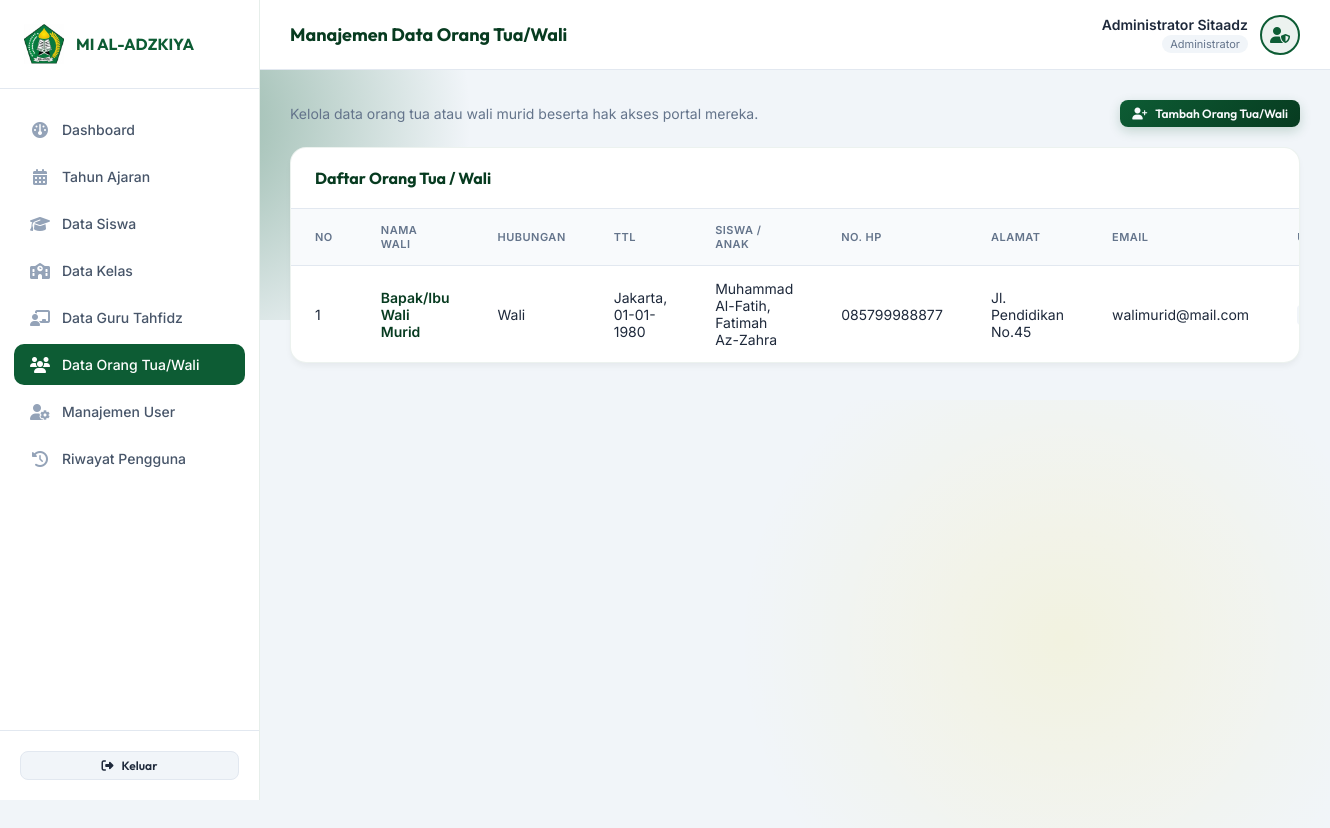
The app's page /admin/orang_tua.php (signed in) with its own data.
### tables this page shows
CREATE TABLE orang_tua (
    id INT AUTO_INCREMENT PRIMARY KEY,
    user_id INT NOT NULL UNIQUE,
    nama_lengkap VARCHAR(100) NOT NULL,
    hubungan ENUM('Ayah','Ibu','Wali') NULL,
    ttl VARCHAR(100) NULL,
    no_hp VARCHAR(20),
    alamat TEXT,
    FOREIGN KEY (user_id) REFERENCES users(id) ON DELETE CASCADE
);

CREATE TABLE users (
    id INT AUTO_INCREMENT PRIMARY KEY,
    username VARCHAR(50) NOT NULL UNIQUE,
    password VARCHAR(255) NOT NULL,
    nama_lengkap VARCHAR(100) NOT NULL,
    email VARCHAR(100) NOT NULL,
    role ENUM('admin', 'guru_tahfidz', 'orang_tua') NOT NULL,
    security_question VARCHAR(255) NOT NULL,
    security_answer VARCHAR(255) NOT NULL,
    created_at TIMESTAMP DEFAULT CURRENT_TIMESTAMP
);

### admin/orang_tua.php (the view, shortened to what this page needs)
<?php
require_once 'header.php';
$list_ortu = [];
$ortu_anak = [];
try {
    $list_ortu = $pdo->query("
        SELECT o.*, u.username, u.email
        FROM orang_tua o
        JOIN users u ON o.user_id = u.id
        ORDER BY o.nama_lengkap ASC
    ")->fetchAll();
    $siswa_ortu = $pdo->query("SELECT id, nama_lengkap, orang_tua_id FROM siswa WHERE orang_tua_id IS NOT NULL")->fetchAll();
    foreach ($siswa_ortu as $s) {
        $ortu_anak[$s['orang_tua_id']][] = $s;
    }
} catch (\PDOException $e) {
    $error = 'Gagal memuat data: ' . $e->getMessage();
}
?>
<div style="margin-bottom: 20px; display: flex; justify-content: space-between; align-items: center;">
    <div>
        <p style="font-size: 14px; color: var(--text-muted);">Kelola data orang tua atau wali murid beserta hak akses portal mereka.</p>
    </div>
    <button onclick="showAddModal()" class="btn btn-primary btn-sm" style="width: auto;">
        <i class="fa-solid fa-user-plus"></i> Tambah Orang Tua/Wali
    </button>
</div>
<div class="admin-card-table">
    <div class="admin-card-header">
        <h2>Daftar Orang Tua / Wali</h2>
    </div>
    <div class="table-responsive">
        <table class="table-admin">
            <thead>
                <tr>
                    <th>No</th>
                    <th>Nama Wali</th>
                    <th>Hubungan</th>
                    <th>TTL</th>
                    <th>Siswa / Anak</th>
                    <th>No. HP</th>
                    <th>Alamat</th>
                    <th>Email</th>
                    <th>Username</th>
                </tr>
            </thead>
            <tbody>
                <?php if (empty($list_ortu)): ?>
                    <tr>
                        <td colspan="10" style="text-align: center; color: var(--text-muted);">Belum ada data orang tua/wali.</td>
                    </tr>
                <?php else: ?>
                    <?php $no = 1; foreach ($list_ortu as $ortu): ?>
                        <tr>
                            <td><?php echo $no++; ?></td>
                            <td style="font-weight: 600; color: var(--primary-dark);"><?php echo htmlspecialchars($ortu['nama_lengkap']); ?></td>
                            <td><?php echo htmlspecialchars($ortu['hubungan'] ?? '-'); ?></td>
                            <td><?php echo htmlspecialchars($ortu['ttl'] ?? '-'); ?></td>
                            <td>
                                <?php
                                $anak = $ortu_anak[$ortu['id']] ?? [];
                                if (empty($anak)) {
                                    echo '<span style="color: var(--text-muted); font-style: italic;">Belum ditautkan</span>';
                                } else {
                                    $names = [];
                                    foreach ($anak as $a) {
                                        $names[] = htmlspecialchars($a['nama_lengkap']);
                                    }
                                    echo implode(', ', $names);
                                }
                                ?>
                            </td>
                            <td><?php echo htmlspecialchars($ortu['no_hp'] ?? '-'); ?></td>
                            <td><?php echo htmlspecialchars($ortu['alamat'] ?? '-'); ?></td>
                            <td><?php echo htmlspecialchars($ortu['email'] ?? '-'); ?></td>
                            <td><span style="font-family: monospace; background-color: #f1f5f9; padding: 2px 6px; border-radius: 4px;"><?php echo htmlspecialchars($ortu['username']); ?></span></td>
                        </tr>
                    <?php endforeach; ?>
                <?php endif; ?>
            </tbody>
        </table>
    </div>
</div>
</main>
</div>
</div>
</body>
</html>

### assets/css/style.css (style rules this page uses)
:root { --primary-color: #0d5c34; --primary-light: #15804c; --primary-dark: #073b20; --accent-color: #ffd700; --accent-dark: #ccab00; --accent-glow: rgba(255, 215, 0, 0.35); --bg-dark: #0a140f; --text-main: #1e293b; --text-muted: #64748b; --text-light: #f8fafc; --card-bg: #ffffff; --card-border: rgba(13, 92, 52, 0.15); --error-color: #ef4444; --success-color: #10b981; --transition-speed: 0.3s; --font-heading: 'Outfit', sans-serif; --font-body: 'Inter', sans-serif; }
* { margin: 0; padding: 0; box-sizing: border-box; }
body { font-family: var(--font-body); background-color: var(--bg-dark); color: var(--text-main); min-height: 100vh; display: flex; justify-content: center; align-items: center; overflow-x: hidden; position: relative; }
body::before { content: ''; position: absolute; top: -10%; left: -10%; width: 50%; height: 50%; background: radial-gradient(circle, rgba(13, 92, 52, 0.4) 0%, transparent 70%); z-index: -1; pointer-events: none; }
body::after { content: ''; position: absolute; bottom: -10%; right: -10%; width: 60%; height: 60%; background: radial-gradient(circle, rgba(255, 215, 0, 0.1) 0%, transparent 70%); z-index: -1; pointer-events: none; }
.btn { width: 100%; padding: 14px; border: none; border-radius: 12px; font-family: var(--font-heading); font-size: 15px; font-weight: 600; cursor: pointer; transition: all var(--transition-speed); display: inline-flex; justify-content: center; align-items: center; gap: 8px; text-decoration: none; }
.btn-primary { background: linear-gradient(135deg, var(--primary-color) 0%, var(--primary-dark) 100%); color: var(--text-light); box-shadow: 0 4px 12px rgba(13, 92, 52, 0.2); }
.admin-body { background-color: #f1f5f9; color: var(--text-main); display: block; min-height: 100vh; overflow-x: hidden; }
.admin-card-table { background-color: #ffffff; border: 1px solid rgba(13, 92, 52, 0.08); border-radius: 16px; box-shadow: 0 4px 6px -1px rgba(0, 0, 0, 0.05); margin-bottom: 30px; overflow: hidden; }
.admin-card-header { padding: 20px 24px; border-bottom: 1px solid #e2e8f0; display: flex; justify-content: space-between; align-items: center; flex-wrap: wrap; gap: 15px; }
.admin-card-header h2 { font-family: var(--font-heading); font-size: 16px; font-weight: 700; color: var(--primary-dark); }
.table-responsive { width: 100%; overflow-x: auto; }
.table-admin { width: 100%; border-collapse: collapse; text-align: left; font-size: 14px; }
.table-admin th { background-color: #f8fafc; color: var(--text-muted); font-weight: 600; padding: 14px 24px; border-bottom: 1px solid #e2e8f0; text-transform: uppercase; font-size: 11px; letter-spacing: 0.5px; }
.table-admin td { padding: 14px 24px; border-bottom: 1px solid #f1f5f9; color: var(--text-main); }
.table-admin tr:last-child td { border-bottom: none; }
.btn-sm { padding: 6px 12px; font-size: 12px; border-radius: 8px; }

### records on screen
orang_tua: nama_lengkap "Bapak/Ibu Wali Murid", hubungan "Wali", ttl "Jakarta, 01-01-1980", names "Muhammad Al-Fatih, Fatimah Az-Zahra", no_hp "085799988877", alamat "Jl. Pendidikan No.45", user.email "walimurid@mail.com"

### other values on screen
$nama_admin "Administrator Sitaadz"
